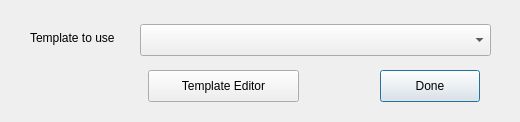
<?xml version="1.0" encoding="UTF-8"?>
<ui version="4.0">
 <class>LoupeInfoDlg</class>
 <widget class="QDialog" name="LoupeInfoDlg">
  <property name="geometry">
   <rect>
    <x>0</x>
    <y>0</y>
    <width>520</width>
    <height>122</height>
   </rect>
  </property>
  <property name="windowTitle">
   <string>Loupe View Info Template</string>
  </property>
  <widget class="QComboBox" name="templatesCB">
   <property name="geometry">
    <rect>
     <x>140</x>
     <y>24</y>
     <width>351</width>
     <height>32</height>
    </rect>
   </property>
  </widget>
  <widget class="QLabel" name="label">
   <property name="geometry">
    <rect>
     <x>30</x>
     <y>30</y>
     <width>101</width>
     <height>16</height>
    </rect>
   </property>
   <property name="text">
    <string>Template to use</string>
   </property>
  </widget>
  <widget class="QPushButton" name="templateEditorBtn">
   <property name="geometry">
    <rect>
     <x>148</x>
     <y>70</y>
     <width>151</width>
     <height>32</height>
    </rect>
   </property>
   <property name="text">
    <string>Template Editor</string>
   </property>
  </widget>
  <widget class="QPushButton" name="okBtn">
   <property name="geometry">
    <rect>
     <x>380</x>
     <y>70</y>
     <width>100</width>
     <height>32</height>
    </rect>
   </property>
   <property name="text">
    <string>Done</string>
   </property>
   <property name="default">
    <bool>true</bool>
   </property>
  </widget>
 </widget>
 <resources/>
 <connections/>
</ui>
